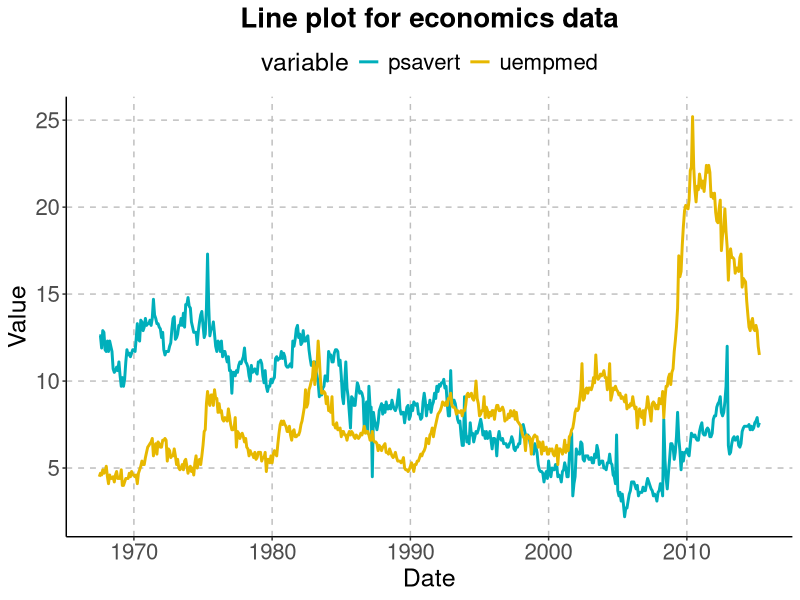
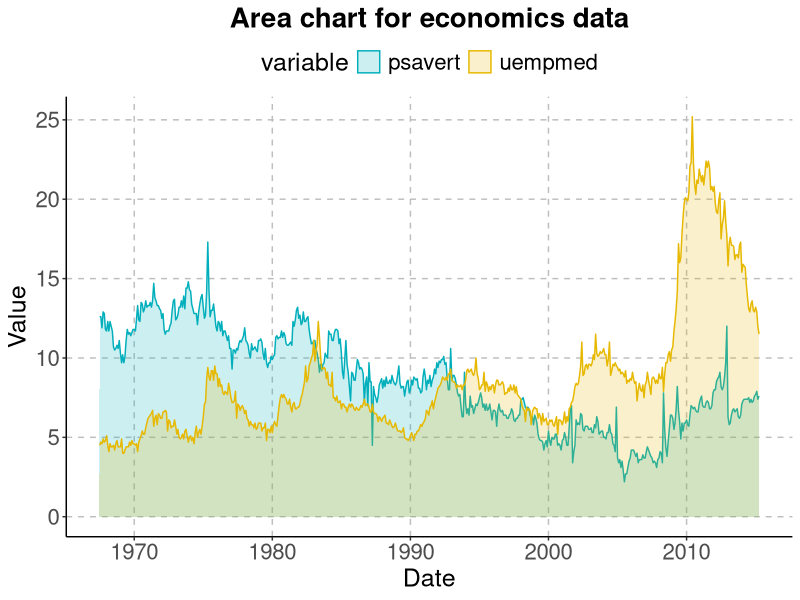

R code for these plots, in order:
# http://www.sthda.com/english/articles/32-r-graphics-essentials/128-plot-time-series-data-using-ggplot/

# Function to clear console
cat("\014")
# Learn R version
getRversion()
# Clearing all plots
graphics.off()
# To empty an environment
rm(list = ls())

library(ggplot2)
library(tidyr)

# dataset (also check help for "economics")
head(economics)   # using the built-in dataset "economics"
summary(economics)
str(economics)

df <-  economics %>%
  dplyr::select(date, psavert, uempmed) %>%
  # https://data.library.virginia.edu/a-tidyr-tutorial/
  tidyr::gather(key = "variable", value = "value", -date)    # all columns except date

head(df, 50)
str(df)

# Multiple line plot
plot1 <- ggplot(df, aes(x = date, y = value)) + 
  geom_line(aes(color = variable), size = 1) +
  theme(legend.title = element_text(size = 18), legend.position = "top", legend.text = element_text(size = 16)) +
  scale_color_manual(values = c("#00AFBB", "#E7B800")) +
  ggtitle(label = "Line plot for economics data") +
  ylab("Value") +
  xlab("Date") +
  theme(panel.grid.major = element_line(size = 0.5, linetype = 'dashed', colour = "grey"), 
        panel.grid.minor =  element_blank(),
        panel.background = element_blank(), axis.line = element_line(colour = "black"),
        plot.title = element_text(size = 20, face = "bold", hjust = 0.5),
        axis.title.x = element_text(size = 18),
        axis.text.x = element_text(size = 16),
        axis.title.y = element_text(size = 18),
        axis.text.y = element_text(size = 16))

plot1


# Area plot
plot2 <- ggplot(df, aes(x = date, y = value)) + 
  geom_area(aes(color = variable, fill = variable), alpha = 0.2, position = position_dodge(0.8)) +
  theme(legend.title = element_text(size=18), legend.position = "top", legend.text = element_text(size = 16)) +
  scale_color_manual(values = c("#00AFBB", "#E7B800")) +
  scale_fill_manual(values = c("#00AFBB", "#E7B800")) +
  ggtitle(label = "Area chart for economics data") +
  ylab("Value") +
  xlab("Date") +
  theme(panel.grid.major = element_line(size = 0.5, linetype = 'dashed', colour = "grey"), 
        panel.grid.minor =  element_blank(),
        panel.background = element_blank(), axis.line = element_line(colour = "black"),
        plot.title = element_text(size = 20, face = "bold", hjust = 0.5),
        axis.title.x = element_text(size = 18),
        axis.text.x = element_text(size = 16),
        axis.title.y = element_text(size = 18),
        axis.text.y = element_text(size = 16))

plot2
